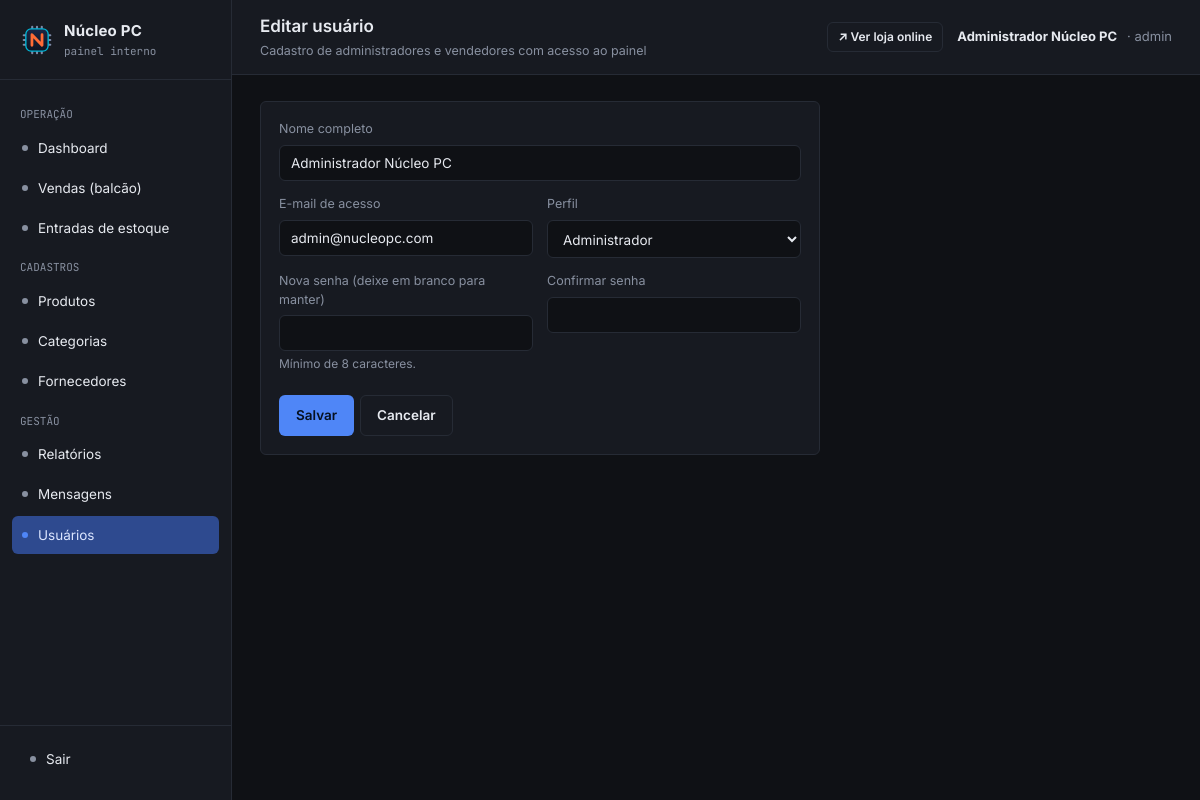
The page /admin/index.php?url=usuario/editar/1 (signed in) on the database its author committed.
### tables this page shows
CREATE TABLE `usuarios` (
  `id` int(11) NOT NULL,
  `nome` varchar(100) NOT NULL,
  `email` varchar(150) NOT NULL,
  `senha` varchar(255) NOT NULL,
  `tipo` enum('admin','vendedor') NOT NULL DEFAULT 'vendedor',
  `ativo` tinyint(1) NOT NULL DEFAULT 1,
  `reset_token` varchar(64) DEFAULT NULL,
  `reset_token_expira` datetime DEFAULT NULL,
  `criado_em` datetime DEFAULT current_timestamp()
);

### admin/controllers/UsuarioController.php (called while the page is built, shortened)
<?php
require_once __DIR__ . '/../core/Controller.php';
class UsuarioController extends Controller
{
    public function editar(string $id): void
    {
        $model = $this->model('Usuario');
        $usuario = $model->buscarPorId((int) $id);
        $this->view('usuarios/form', ['usuario' => $usuario, 'erro' => null]);
    }
}

### admin/core/App.php (called while the page is built, shortened)
<?php
class App
{
    protected string $method = 'index';
    public function __construct()
    {
        $url = $this->parseUrl();
        if (!empty($url[0])) {
            $controllerName = ucfirst(strtolower($url[0])) . 'Controller';
            if (file_exists(__DIR__ . '/../controllers/' . $controllerName . '.php')) {
                unset($url[0]);
            }
        }
        $controllerObj = new $this->controller();
        if (!empty($url[1])) {
            if (is_callable([$controllerObj, $url[1]])) {
                $this->method = $url[1];
                unset($url[1]);
            }
        }
        $this->params = $url ? array_values($url) : [];
        call_user_func_array([$controllerObj, $this->method], $this->params);
    }
    private function parseUrl(): array
    {
        if (isset($_GET['url'])) {
            $url = rtrim($_GET['url'], '/');
            $url = filter_var($url, FILTER_SANITIZE_URL);
            return explode('/', $url);
        }
        return [];
    }
}

### admin/index.php (called while the page is built, shortened)
<?php
require_once __DIR__ . '/core/App.php';
require_once __DIR__ . '/core/Controller.php';
new App();

### admin/models/Usuario.php (called while the page is built, shortened)
<?php
require_once __DIR__ . '/../config/Database.php';
class Usuario
{
    private PDO $db;
    public function __construct()
    {
        $this->db = Database::getConnection();
    }
    public function buscarPorId(int $id): ?array
    {
        $stmt = $this->db->prepare('SELECT * FROM usuarios WHERE id = :id');
        $stmt->execute(['id' => $id]);
        return $stmt->fetch() ?: null;
    }
}

### admin/config/Database.php (called while the page is built, shortened)
<?php
class Database
{
    private static ?PDO $instance = null;
    public static function getConnection(): PDO
    {
        if (self::$instance === null) {
            $dsn = 'mysql:host=' . self::HOST . ';dbname=' . self::DBNAME . ';charset=' . self::CHARSET;
            try {
                self::$instance = new PDO($dsn, self::USER, self::PASS, [
                    PDO::ATTR_ERRMODE            => PDO::ERRMODE_EXCEPTION,
                    PDO::ATTR_DEFAULT_FETCH_MODE => PDO::FETCH_ASSOC,
                    PDO::ATTR_EMULATE_PREPARES   => false,
                ]);
            } catch (PDOException $e) {
                die('Erro de conexão com o banco de dados: ' . $e->getMessage());
            }
        }
        return self::$instance;
    }
}

### admin/views/usuarios/form.php (the view, shortened to what this page needs)
<?php
$tituloPagina = !empty($usuario['id']) ? 'Editar usuário' : 'Novo usuário';
$subtituloPagina = 'Cadastro de administradores e vendedores com acesso ao painel';
require __DIR__ . '/../layout/header.php';
?>
<div class="card" style="max-width:560px;">
  <form method="post" action="index.php?url=usuario/salvar">
    <div class="form-row">
      <label for="nome">Nome completo</label>
      <input type="text" id="nome" name="nome" value="<?= htmlspecialchars($usuario['nome'] ?? '') ?>" required>
    </div>
    <div class="form-grid">
      <div class="form-row">
        <label for="email">E-mail de acesso</label>
        <input type="email" id="email" name="email" value="<?= htmlspecialchars($usuario['email'] ?? '') ?>" required data-verificar="email" data-contexto="usuario" data-ignorar="<?= (int) ($usuario['id'] ?? 0) ?>">
      </div>
      <div class="form-row">
        <label for="tipo">Perfil</label>
        <select id="tipo" name="tipo">
          <option value="admin" <?= ($usuario['tipo'] ?? '') === 'admin' ? 'selected' : '' ?>>Administrador</option>
        </select>
      </div>
    </div>
    <div class="form-grid">
      <div class="form-row">
        <label for="senha"><?= !empty($usuario['id']) ? 'Nova senha (deixe em branco para manter)' : 'Senha' ?></label>
        <input type="password" id="senha" name="senha" minlength="8" data-senha-min="8" autocomplete="new-password" <?= empty($usuario['id']) ? 'required' : '' ?>>
      </div>
      <div class="form-row">
        <label for="confirmacao">Confirmar senha</label>
        <input type="password" id="confirmacao" name="confirmacao" minlength="8" data-confirma="senha" autocomplete="new-password" <?= empty($usuario['id']) ? 'required' : '' ?>>
      </div>
    </div>
    <div class="row-actions" style="margin-top:8px;">
      <button type="submit" class="btn btn-primary">Salvar</button>
      <a href="index.php?url=usuario/index" class="btn btn-ghost">Cancelar</a>
    </div>
  </form>
</div>
<?php require __DIR__ . '/../layout/footer.php'; ?>

### admin/views/layout/header.php (shortened to what this page needs)
<?php
$rota = $_GET['url'] ?? 'dashboard';
$secao = explode('/', $rota)[0];
$ehAdmin = ($_SESSION['usuario_tipo'] ?? '') === 'admin';
?>
<!DOCTYPE html>
<html lang="pt-BR">
<head>
  <link rel="stylesheet" href="assets/css/admin.css">
</head>
<body>
<div class="shell">
  <aside class="sidebar" id="sidebar">
    <div class="brand">
      <img class="brand-img" src="assets/img/logo-icon.svg" alt="Núcleo PC">
      <div class="brand-text">
        <strong>Núcleo PC</strong>
        <span>painel interno</span>
      </div>
    </div>
    <nav class="nav-group">
      <div class="nav-label">OPERAÇÃO</div>
      <a href="index.php?url=dashboard" class="nav-link <?= $secao === 'dashboard' ? 'active' : '' ?>">
        <span class="nav-dot"></span> Dashboard
      </a>
      <a href="index.php?url=venda/index" class="nav-link <?= $secao === 'venda' ? 'active' : '' ?>">
        <span class="nav-dot"></span> Vendas (balcão)
      </a>
      <a href="index.php?url=entrada/index" class="nav-link <?= $secao === 'entrada' ? 'active' : '' ?>">
        <span class="nav-dot"></span> Entradas de estoque
      </a>
      <?php if ($ehAdmin): ?>
      <div class="nav-label">CADASTROS</div>
      <a href="index.php?url=produto/index" class="nav-link <?= $secao === 'produto' ? 'active' : '' ?>">
        <span class="nav-dot"></span> Produtos
      </a>
      <a href="index.php?url=categoria/index" class="nav-link <?= $secao === 'categoria' ? 'active' : '' ?>">
        <span class="nav-dot"></span> Categorias
      </a>
      <a href="index.php?url=fornecedor/index" class="nav-link <?= $secao === 'fornecedor' ? 'active' : '' ?>">
        <span class="nav-dot"></span> Fornecedores
      </a>
      <?php endif; ?>
      <div class="nav-label">GESTÃO</div>
      <?php if ($ehAdmin): ?>
      <a href="index.php?url=relatorio/index" class="nav-link <?= $secao === 'relatorio' ? 'active' : '' ?>">
        <span class="nav-dot"></span> Relatórios
      </a>
      <?php endif; ?>
      <a href="index.php?url=contato/index" class="nav-link <?= $secao === 'contato' ? 'active' : '' ?>">
        <span class="nav-dot"></span> Mensagens
        <?php
          require_once __DIR__ . '/../../config/Database.php';
        ?>
      </a>
      <?php if ($ehAdmin): ?>
        <a href="index.php?url=usuario/index" class="nav-link <?= $secao === 'usuario' ? 'active' : '' ?>">
          <span class="nav-dot"></span> Usuários
        </a>
      <?php endif; ?>
    </nav>
    <div class="sidebar-footer">
      <a href="index.php?url=auth/logout" class="nav-link"><span class="nav-dot"></span> Sair</a>
    </div>
  </aside>
  <div>
    <header class="topbar">
      <div style="display:flex; align-items:center; gap:12px;">
        <div>
          <h1><?= $tituloPagina ?? 'Painel' ?></h1>
          <?php if (!empty($subtituloPagina)): ?><div class="sub"><?= $subtituloPagina ?></div><?php endif; ?>
        </div>
      </div>
      <div style="display:flex; align-items:center; gap:14px;">
        <a href="../loja/" target="_blank" rel="noopener" class="btn btn-ghost btn-sm" title="Abre a loja online em uma nova aba">
          ↗ Ver loja online
        </a>
        <div class="user-chip">
          <strong><?= htmlspecialchars($_SESSION['usuario_nome'] ?? '') ?></strong>
          <span>· <?= htmlspecialchars($_SESSION['usuario_tipo'] ?? '') ?></span>
        </div>
      </div>
    </header>
    <main class="content">

### admin/assets/css/admin.css (style rules this page uses)
:root { --bg: #0F1115; --panel: #171A21; --panel-2: #1D212B; --border: #262B35; --text: #E7EAF0; --muted: #8890A0; --accent: #4F86F7; --accent-dim: #2E4A8F; --warn: #F2A93B; --danger: #F1495B; --success: #3DDC97; --radius: 6px; --mono: 'JetBrains Mono', 'Consolas', monospace; --sans: 'Inter', 'Segoe UI', sans-serif; }
* { box-sizing: border-box; }
body { margin: 0; background: var(--bg); color: var(--text); font-family: var(--sans); font-size: 14px; line-height: 1.5; }
a { color: var(--accent); text-decoration: none; }
.shell { display: grid; grid-template-columns: 232px 1fr; min-height: 100vh; }
.sidebar { background: var(--panel); border-right: 1px solid var(--border); padding: 20px 0; display: flex; flex-direction: column; }
.brand { display: flex; align-items: center; gap: 10px; padding: 0 20px 20px; border-bottom: 1px solid var(--border); margin-bottom: 16px; }
.brand-text { display: flex; flex-direction: column; }
.brand-text strong { font-size: 15px; letter-spacing: 0.2px; }
.brand-text span { font-size: 11px; color: var(--muted); font-family: var(--mono); }
.nav-group { padding: 0 12px; }
.nav-label { font-size: 11px; color: var(--muted); padding: 10px 8px 6px; font-family: var(--mono); }
.nav-link { display: flex; align-items: center; gap: 10px; padding: 9px 10px; border-radius: var(--radius); color: var(--text); font-size: 13.5px; margin-bottom: 2px; }
.nav-link.active { background: var(--accent-dim); color: #DCE6FF; }
.nav-dot { width: 6px; height: 6px; border-radius: 50%; background: var(--muted); flex-shrink: 0; }
.nav-link.active .nav-dot { background: var(--accent); }
.sidebar-footer { margin-top: auto; padding: 14px 20px 0; border-top: 1px solid var(--border); }
.topbar { display: flex; align-items: center; justify-content: space-between; padding: 14px 28px; border-bottom: 1px solid var(--border); background: var(--panel); }
.topbar h1 { font-size: 17px; margin: 0; font-weight: 600; }
.topbar .sub { color: var(--muted); font-size: 12.5px; margin-top: 2px; }
.user-chip { display: flex; align-items: center; gap: 10px; font-size: 13px; color: var(--muted); }
.user-chip strong { color: var(--text); }
.content { padding: 26px 28px 60px; max-width: 1180px; }
.card { background: var(--panel); border: 1px solid var(--border); border-radius: var(--radius); padding: 18px; }
.form-row { margin-bottom: 14px; }
.form-row label { display: block; font-size: 12.5px; color: var(--muted); margin-bottom: 6px; }
.form-grid { display: grid; grid-template-columns: 1fr 1fr; gap: 14px; }
input[type=text], input[type=email], input[type=password], input[type=number], input[type=date], select, textarea { width: 100%; background: var(--bg); border: 1px solid var(--border); color: var(--text); padding: 9px 11px; border-radius: var(--radius); font-size: 13.5px; font-family: var(--sans); }
.btn { display: inline-flex; align-items: center; gap: 6px; padding: 9px 16px; border-radius: var(--radius); border: 1px solid transparent; font-size: 13.5px; font-weight: 600; cursor: pointer; font-family: var(--sans); }
.btn-primary { background: var(--accent); color: #06101F; }
.btn-ghost { background: transparent; border-color: var(--border); color: var(--text); }
.btn-sm { padding: 5px 10px; font-size: 12px; }
.row-actions { display: flex; gap: 6px; }
.brand img.brand-img { width: 34px; height: 34px; flex-shrink: 0; }

### rows shown on the page
usuarios: id "Editar usuário", nome "Administrador Núcleo PC", email "admin@nucleopc.com", tipo "Administrador"

### other values the page prints
$subtituloPagina "Cadastro de administradores e vendedores com acesso ao painel"
$_SESSION['usuario_nome'] "Administrador Núcleo PC"
$_SESSION['usuario_tipo'] "admin"
